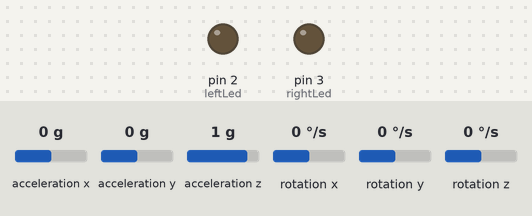
This sketch was run on a simulated Arduino Uno, built with avr-gcc and run on an emulated ATmega328P. On the bench: output pins drawn as LEDs (lit = HIGH). Inputs (shaded band) come from the test bench; at power-on: acceleration x 0 g, rotation y 0 °/s, acceleration y 0 g, acceleration z 1 g, rotation x 0 °/s, rotation z 0 °/s.

Above: at 1.2 s.
1.3 s: acceleration x set to -0.3 g
At 2.4 s:
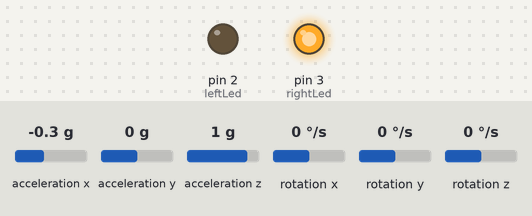
2.9 s: rotation y set to -49 °/s
5.2 s: rotation y set to -56 °/s
At 6.4 s:
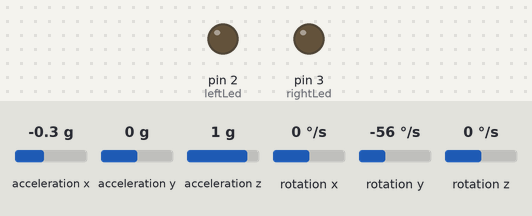
6.8 s: acceleration x set to 0 g
At 8.3 s:
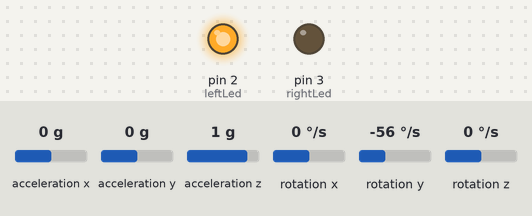
8.7 s: acceleration x set to -1.4 g
At 9.8 s:
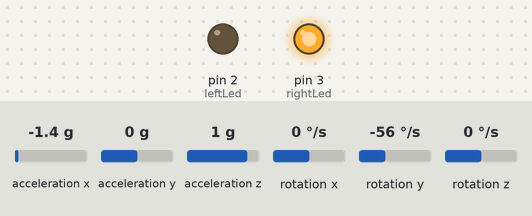
10.3 s: acceleration x set to -0.5 g
12.5 s: acceleration x set to -0.2 g
At 13.8 s:
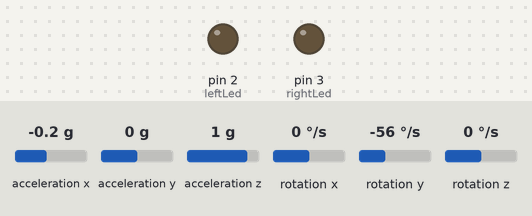
Timing chart, 0 to 15.2 s (numbered marks = the images above; inputs shaded):
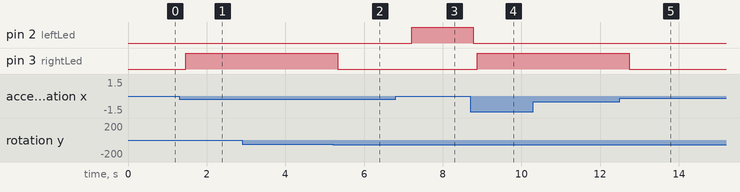

Measured:
- the behaviour switches between -0.1 and -0.2 g on acceleration x (found by bisection; images 0 and 1)
- the behaviour switches between -52 and -53 °/s on rotation y (found by bisection; images 1 and 2)
- the behaviour switches between -0.4 and -0.3 g on acceleration x (found by bisection; images 4 and 5)
- after the input at 1.3 s, pin 3 (rightLed): LOW → HIGH after 0.17 s
- after the input at 2.9 s, every drawn part: stays the same
- after the input at 5.2 s, pin 3 (rightLed): HIGH → LOW after 0.13 s
- after the input at 6.8 s, pin 2 (leftLed): LOW → HIGH after 0.41 s
- after the input at 8.7 s, pin 2 (leftLed): HIGH → LOW after 0.08 s; pin 3 (rightLed): LOW → HIGH after 0.18 s
- after the input at 10.3 s, every drawn part: stays the same
- after the input at 12.5 s, pin 3 (rightLed): HIGH → LOW after 0.25 s

The sketch:

turning_lights.ino
```cpp
// IMPLEMENTACIÓN DE UN FILTRO DE COMPLEMENTO ACELERÓMETRO + GIROSCOPIO
// Librerias I2C para controlar el mpu6050
// la libreria MPU6050.h necesita I2Cdev.h, I2Cdev.h necesita Wire.h
#include "I2Cdev.h"
#include "MPU6050.h"
#include "Wire.h"

//#define DEBUG

// La dirección del MPU6050 puede ser 0x68 o 0x69, dependiendo
// del estado de AD0. Si no se especifica, 0x68 estará implicito
MPU6050 sensor;

// Valores RAW (sin procesar) del acelerometro y giroscopio en los ejes x,y,z
int ax, ay, az;
int gx, gy, gz;

const int hist = 4;
const int range = 8;
const int mean = 0;

const int leftLed = 2;
const int rightLed = 3;

long tiempo_prev;
float dt;
float ang_x, ang_y;
float ang_x_prev, ang_y_prev;

void setup() {
#ifdef DEBUG
  Serial.begin(9600);    //Iniciando puerto serial
#endif
  Wire.begin();           //Iniciando I2C
  sensor.initialize();    //Iniciando el sensor

#ifdef DEBUG
  if (sensor.testConnection()) Serial.println("Sensor iniciado correctamente");
  else Serial.println("Error al iniciar el sensor");
#endif

  pinMode(leftLed, OUTPUT);
  pinMode(rightLed, OUTPUT);
}

void loop() {
  // Leer las aceleraciones y velocidades angulares
  sensor.getAcceleration(&ax, &ay, &az);
  sensor.getRotation(&gx, &gy, &gz);

  dt = (millis()-tiempo_prev)/1000.0;
  tiempo_prev=millis();

  //Calcular los ángulos con acelerometro
  float accel_ang_x=atan(ay/sqrt(pow(ax,2) + pow(az,2)))*(180.0/3.14);
  float accel_ang_y=atan(-ax/sqrt(pow(ay,2) + pow(az,2)))*(180.0/3.14);

  //Calcular angulo de rotación con giroscopio y filtro complemento
  ang_x = 0.7*(ang_x_prev+(gx/131)*dt) + 0.3*accel_ang_x;
  ang_y = 0.7*(ang_y_prev+(gy/131)*dt) + 0.3*accel_ang_y;


  ang_x_prev=ang_x;
  ang_y_prev=ang_y;

  //Mostrar los angulos separadas por un [tab]
#ifdef DEBUG
  Serial.print("Rotacion en X:  ");
  Serial.print(ang_x);
  Serial.print(" Rotacion en Y: ");
  Serial.println(ang_y);
#endif

  if(ang_y >= (mean + range))
  {
    digitalWrite(leftLed, LOW);
    digitalWrite(rightLed, HIGH);
  }
  else if(ang_y <= (mean - range))
  {
    digitalWrite(leftLed, HIGH);
    digitalWrite(rightLed, LOW);
  }
  else
  {
    if((ang_y <= (mean + range - hist)&&(ang_y >= (mean - range + hist))))
    {
      digitalWrite(leftLed, LOW);
      digitalWrite(rightLed, LOW);
    }
  }
  delay(100);
}
```
